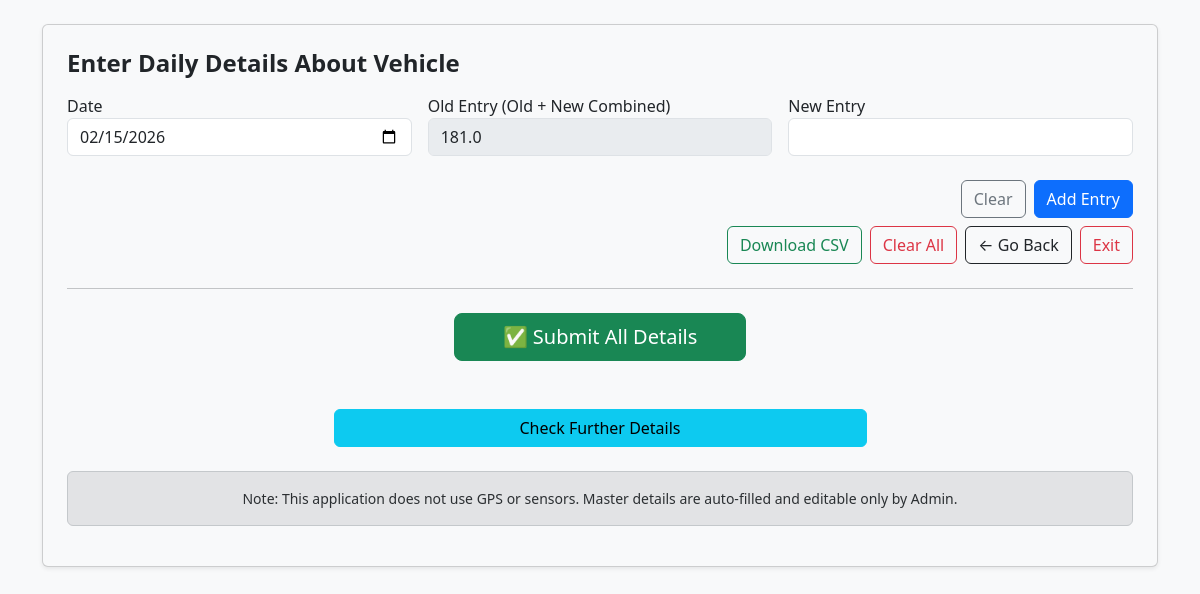
The page /fuel_entry on the database as committed earlier.
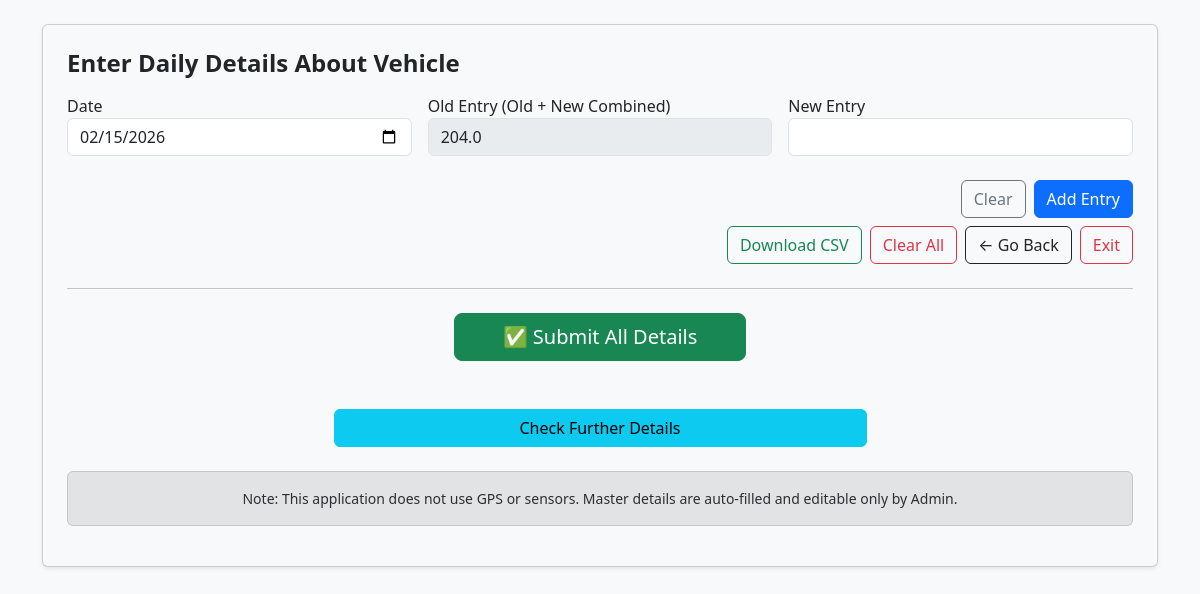
The same page on the database as committed later.
### tables this page shows
CREATE TABLE fuel_entries (
            id INTEGER PRIMARY KEY AUTOINCREMENT,
            date TEXT,
            veh_no TEXT,
            reading TEXT,
            oil TEXT,
            kms TEXT,
            mileage TEXT
        );

### app.py (the view, shortened to what this page needs)
@app.route("/fuel_entry", methods=['GET', 'POST'])
def fuel_entry():
    conn = get_db_connection()
    last_entry = conn.execute("SELECT oil FROM fuel_entries ORDER BY id DESC LIMIT 1").fetchone()
    last_reading = last_entry['oil'] if last_entry else 0
    entries = conn.execute("SELECT * FROM fuel_entries ORDER BY id DESC").fetchall()
    conn.close()
    today = date.today().strftime('%Y-%m-%d')
    return render_template("page4_fuel.html", entries=entries, today=today, last_reading=last_reading)

### app.py (called while the page is built)
def get_db_connection():
    conn = sqlite3.connect(DB_NAME)
    conn.row_factory = sqlite3.Row
    return conn

### templates/page4_fuel.html (shortened to what this page needs)
{% extends 'base.html' %}
{% block content %}
<div class="container mt-4">
    <div class="card p-4 shadow-sm bg-light">
        <h4 class="fw-bold mb-3">Enter Daily Details About Vehicle</h4>
        <form method="POST">
            <div class="row g-3">
                <div class="col-md-4">
                    <label>Date</label>
                    <input type="date" name="date" class="form-control" value="{{ today }}" required>
                </div>
                <div class="col-md-4">
                    <label>Old Entry (Old + New Combined)</label>
                    <input type="number" step="0.01" name="old_reading" id="old_reading" class="form-control" value="{{ last_reading }}" readonly style="background-color: #e9ecef;">
                </div>
                <div class="col-md-4">
                    <label>New Entry</label>
                    <input type="number" step="0.01" name="today_reading" id="today_reading" class="form-control" required>
                </div>
            </div>
            <div class="d-flex justify-content-end gap-2 mt-4">
                <button type="reset" class="btn btn-outline-secondary">Clear</button>
                <button type="submit" name="add_entry" class="btn btn-primary">
                    Add Entry
                </button>
            </div>
            <div class="d-flex justify-content-end gap-2 mt-2">
                <a href="{{ url_for('download_csv') }}" class="btn btn-outline-success">
                    Download CSV
                </a>
                <button type="submit" name="clear_all" class="btn btn-outline-danger">
                    Clear All
                </button>
                <div class="d-flex gap-2">
        <a href="{{ url_for('driver_entry') }}" class="btn btn-outline-dark">
            ← Go Back
        </a>
        <a href="{{ url_for('login') }}" class="btn btn-outline-danger">
            Exit
        </a>
    </div>
            </div>
            <hr class="my-4">
<div class="text-center">
    <button type="submit" name="final_submit" class="btn btn-success btn-lg px-5">
        ✅ Submit All Details
    </button>
</div>
        </form>
        <div class="text-center mt-5">
            <a href="{{ url_for('master_details') }}" class="btn btn-info w-50">
                Check Further Details
            </a>
        </div>
        <div class="alert alert-secondary mt-4 small text-center">
            Note: This application does not use GPS or sensors.
            Master details are auto-filled and editable only by Admin.
        </div>
    </div>
</div>
{% endblock %}

### templates/base.html (shortened to what this page needs)
<!DOCTYPE html>
<html lang="en">
<head>
    <link href="https://cdn.jsdelivr.net/npm/bootstrap@5.3.0/dist/css/bootstrap.min.css" rel="stylesheet">
</head>
<body>
    {% block content %}{% endblock %}
</body>
</html>

### templates/base.html (style rules this page uses)
body { background-color: #f8f9fa; }

Rows that differ between the two databases and show on the page:
no longer on this page (row unchanged): fuel_entries: old_reading "181.0"
added fuel_entries: old_reading "204.0"
